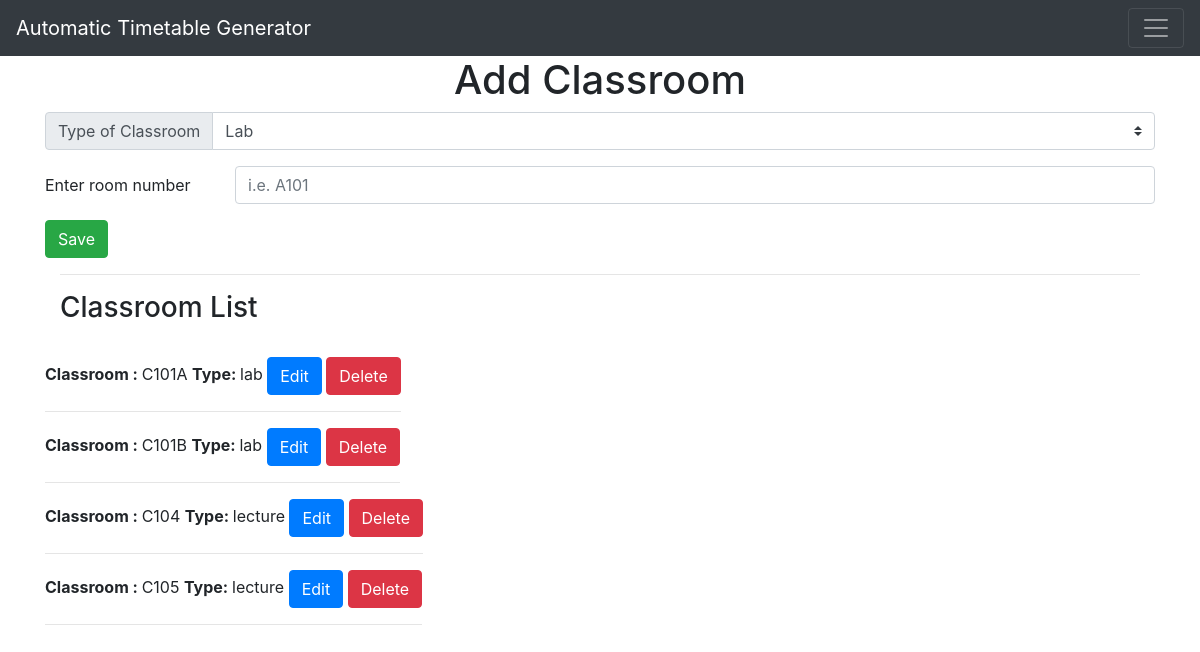
/add-classroom, run on an earlier commit of the app's database.
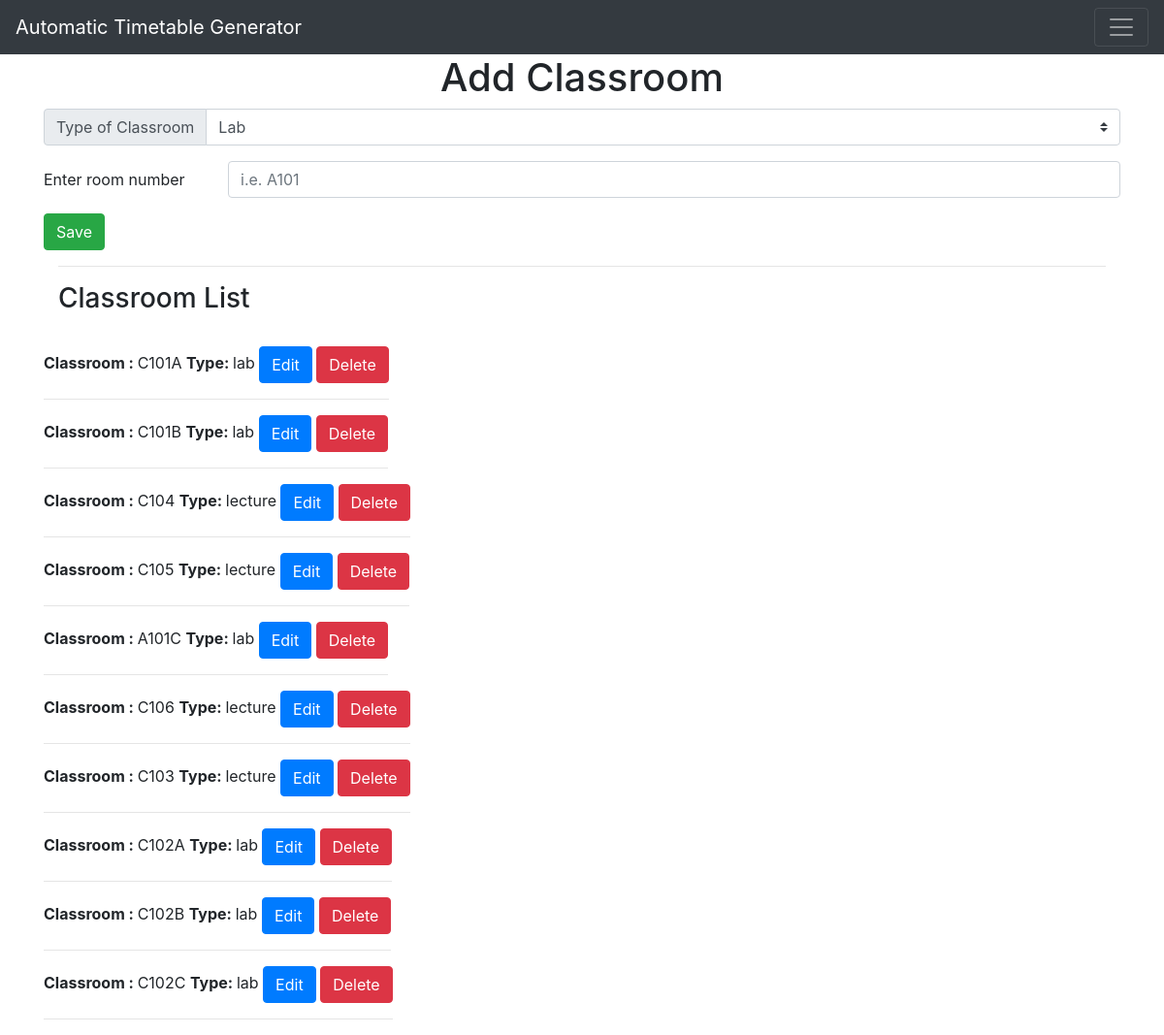
And on a later commit of the database.
### app.py (models this page shows, shortened)
class Classroom(db.Model):
    class_id = db.Column(db.Integer, primary_key=True)
    class_type = db.Column(db.String(40), nullable=False)
    class_number = db.Column(db.String(40), nullable=False)

### app.py (the view)
@app.route('/add-classroom', methods=['GET','POST'])
def add_classroom():
    if request.method == "POST":
        class_type = request.form.get('classroomtype')
        class_number = request.form['class_number']
        new_class = Classroom(class_type=class_type, class_number=class_number)
        db.session.add(new_class) # added for this session only
        db.session.commit() # added permanently
        return redirect('/add-classroom')
    else:
        all_classroom = Classroom.query.order_by(Classroom.class_id).all()
        return render_template('add-classroom.html', classrooms = all_classroom) # to use in loops

### templates/add-classroom.html (shortened to what this page needs)
{% extends 'base.html' %}
{% block body %}
<div class="container">
    <h1 style="text-align:center">Add Classroom</h1>
</div>
<form action="/add-classroom" method="post">
    <div class="input-group mb-3">
      <div class="input-group-prepend">
        <label class="input-group-text" for="classroomtype">Type of Classroom</label>
      </div>
      <select class="custom-select" name="classroomtype" id="classroomtype">
        <option value="lab">Lab</option>
      </select>
    </div>
    <div class="form-group row">
    <label for="class_number" class="col-sm-2 col-form-label">Enter room number</label>
    <div class="col-sm-10">
      <input type="text" class="form-control" name="class_number" id="class_number" placeholder="i.e. A101" required>
    </div>
  </div>
  <div>
      <button class="btn btn-success" type="submit">Save</button>
  </div>
</form>
<div class="container">
    <hr>
    <h3>Classroom List</h3>
    <br>
    {% for classroom in classrooms %}
        <div class="row">
            <div class="column">
                <b>Classroom : </b>{{classroom.class_number}}
                <b>Type: </b> {{classroom.class_type}}
                <a class="btn btn-primary" href="/edit/classroom/{{classroom.class_id}}" >Edit</a>
                <a class="btn btn-danger" href="/delete/classroom/{{classroom.class_id}}">Delete</a>
                <hr>
            </div>
        </div>
    {% endfor %}
</div>
{% endblock %}

### templates/base.html (shortened to what this page needs)
<!DOCTYPE html>
<html lang="en" dir="ltr">
    <head>
        <link rel="stylesheet" href="{{ url_for('static', filename='css/main.css') }}">
        <link rel="stylesheet" href="https://cdn.jsdelivr.net/npm/bootstrap@4.5.3/dist/css/bootstrap.min.css">
    </head>
    <body>
        <nav class="navbar navbar-dark bg-dark">
    <a class="navbar-brand" href="/">Automatic Timetable Generator</a>
    <button class="navbar-toggler" type="button" data-toggle="collapse" data-target="#navbarsExample01" aria-controls="navbarsExample01" aria-expanded="false" aria-label="Toggle navigation">
        <span class="navbar-toggler-icon"></span>
    </button>
</nav>
        <div class="container">
            {% block body %} {% endblock %}
        </div>
    </body>
</html>

### static/css/main.css (style rules this page uses)
body { font-family: Helvetica; }

What changed in the data, as far as the page shows it:
added Classroom: class_number "A101C", class_type "lab"
added Classroom: class_number "C106", class_type "lecture"
added Classroom: class_number "C103", class_type "lecture"
added Classroom: class_number "C102A", class_type "lab"
added Classroom: class_number "C102B", class_type "lab"
added Classroom: class_number "C102C", class_type "lab"
